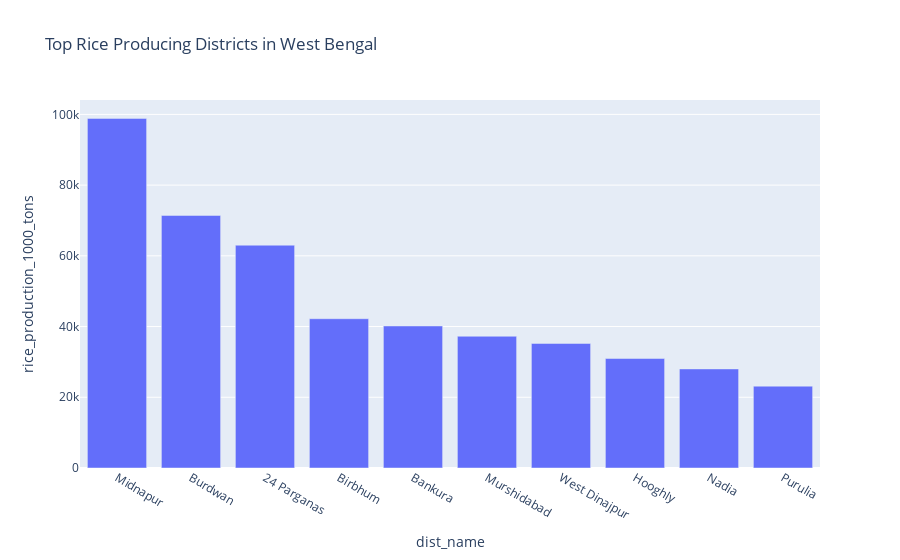

This figure's notebook cell:
### Code cell
# 8.Rice Production by Districts in West Bengal (Bar Plot)
wb_districts = df[df.state_name == "West Bengal"].groupby("dist_name")["rice_production_1000_tons"].sum().nlargest(10).reset_index()
fig8 = px.bar(wb_districts, x="dist_name", y="rice_production_1000_tons", title="Top Rice Producing Districts in West Bengal")
fig8.show()

### Figure 1 — Plotly figure (JSON) as saved in the notebook; plotly's stock layout.template omitted (floating-point values rounded to 4 significant figures)
{"data": [{"hovertemplate": "dist_name=%{x}<br>rice_production_1000_tons=%{y}<extra></extra>", "legendgroup": "", "marker": {"color": "#636efa", "pattern": {"shape": ""}}, "name": "", "orientation": "v", "showlegend": false, "textposition": "auto", "type": "bar", "x": ["Midnapur", "Burdwan", "24 Parganas", "Birbhum", "Bankura", "Murshidabad", "West Dinajpur", "Hooghly", "Nadia", "Purulia"], "xaxis": "x", "y": [98870.0, 71420.0, 63010.0, 42210.0, 40170.0, 37260.0, 35220.0, 30960.0, 28020.0, 23150.0], "yaxis": "y"}], "layout": {"barmode": "relative", "legend": {"tracegroupgap": 0}, "title": {"text": "Top Rice Producing Districts in West Bengal"}, "xaxis": {"anchor": "y", "domain": [0, 1], "title": {"text": "dist_name"}}, "yaxis": {"anchor": "x", "domain": [0, 1], "title": {"text": "rice_production_1000_tons"}}}}
